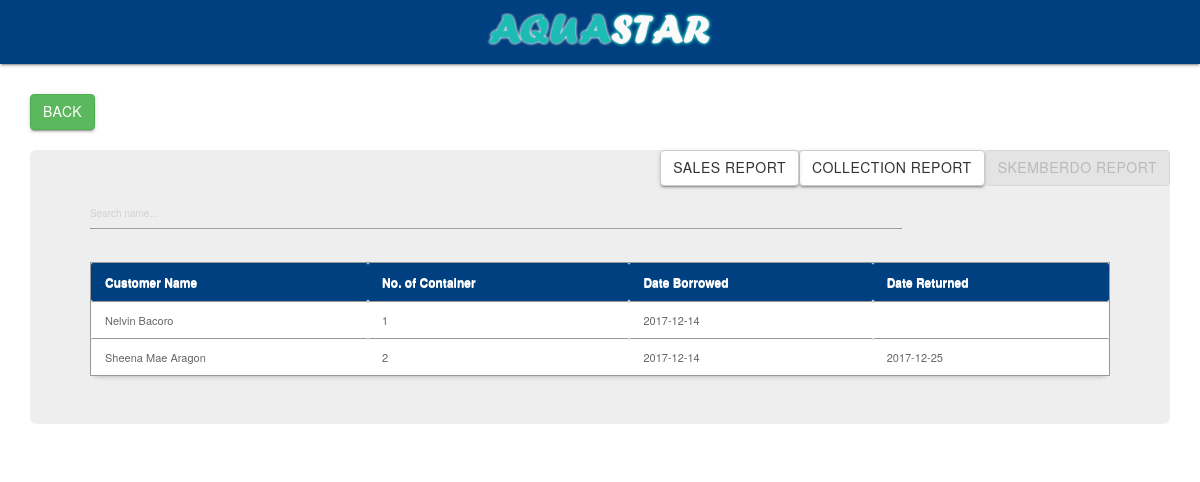
The page /main/brwreport.php on the database its author committed.
### tables this page shows
CREATE TABLE `borrow` (
  `borrow_id` int(11) NOT NULL AUTO_INCREMENT,
  `customer_id` int(11) NOT NULL,
  `gal_qty` int(10) NOT NULL,
  `dateB` date NOT NULL,
  `daeR` date DEFAULT NULL,
  `gal_name` varchar(30) DEFAULT NULL,
  PRIMARY KEY (`borrow_id`)
);

CREATE TABLE `customer` (
  `customer_id` int(11) NOT NULL AUTO_INCREMENT,
  `customer_name` varchar(100) NOT NULL,
  `customer_Fname` varchar(30) NOT NULL,
  `address` varchar(100) NOT NULL,
  `address2` varchar(255) DEFAULT NULL,
  `contact` varchar(100) NOT NULL,
  `membership_number` varchar(100) DEFAULT NULL,
  `order_qty` int(100) DEFAULT NULL,
  `cdate` date NOT NULL,
  `status` tinyint(1) NOT NULL DEFAULT '0',
  PRIMARY KEY (`customer_id`)
);

### main/brwreport.php (the view, shortened to what this page needs)
<html>
<head>
	<link rel="stylesheet" href="../css/materialize.min.css">
<link rel="stylesheet" href="../css/bootstrap.min.css">
<link href="../style01.css" media="screen" rel="stylesheet" type="text/css" />
<link href="src/facebox.css" media="screen" rel="stylesheet" type="text/css" />
</head>
<body>
<nav>
<div class="nav-wrapper">
<center>
	<a rel="facebox" href="#"><img src="aqrlogo.png" style="width:250px; height:60px" /></a>
</center>
</div>
</nav>
<p>
<div class="container">
		<br>
<a href="index.php" class="btn btn-success btn-xs-2x" style="float: none;">Back</a>
<br>
<br>
<a href="brwreport.php" class="btn btn-default" style="float: right;" disabled>skemberdo report</a>
<a href="collection.php?d1=0&d2=0" class="btn btn-default" style="float: right;" >collection report</a>
<a href="salesreport.php?d1=0&d2=0" class="btn btn-default" style="float: right;">sales report</a>
<div class="jumbotron">
<input style="width:812px" type="text" name="filter" value="" id="filter" placeholder="Search name..." autocomplete="off" />
<table id="resultTable" data-responsive="table">
	<thead>
		<tr>
			<th> Customer Name </th>
			<th> No. of Container </th>
			<th> Date Borrowed </th>
			<th> Date Returned </th>
		</tr>
	</thead>
	<tbody>
			<?php
				include('../connect.php');
                $result = $db->prepare("SELECT * FROM borrow b
                                            LEFT JOIN customer c ON c.customer_id = b.customer_id
                                            ORDER BY daeR ASC, borrow_id DESC");
				$result->execute();
				for($i=0; $row = $result->fetch(); $i++){
			?>
			<tr class="record">
			<td><?php echo $row['customer_name']; ?></td>
			<td><?php echo $row['gal_qty']; ?></td>
			<td><?php echo $row['dateB']; ?></td>
			<td><?php echo $row['daeR']; ?></td></tr>
			<?php
				}
			?>
	</tbody>
</table>
</div>
</div>
</body>
</html>

### style01.css (style rules this page uses)
#resultTable { border-collapse: separate; background-color: #FFFFFF; border-spacing: 0; max-width: auto; }
#resultTable { color: #666666; text-shadow: 0 1px 0 #FFFFFF; width: 100%; border: 1px solid #999999; box-shadow: 0 5px 5px -5px rgba(0, 0, 0, 0.3); margin-top: 13px; }
#resultTable thead tr th { background: none repeat scroll 0 0 #004080; color: white; padding: 10px 14px; text-align: left; border-top: 0 none; font-size: 12px; }
#resultTable tbody tr td { background-color: #FFFFFF; font-size: 11px; text-align: left; padding: 10px 14px; border-top: 1px solid #999999; }

### main/brwreport.php (style rules this page uses)
body { background:url(body5.png); }
.nav-wrapper { background-color: #004080; color: white; }

### rows shown on the page
borrow: customer.customer_name "Nelvin Bacoro", gal_qty "1", dateB "2017-12-14"
borrow: customer.customer_name "Sheena Mae Aragon", gal_qty "2", dateB "2017-12-14", daeR "2017-12-25"
